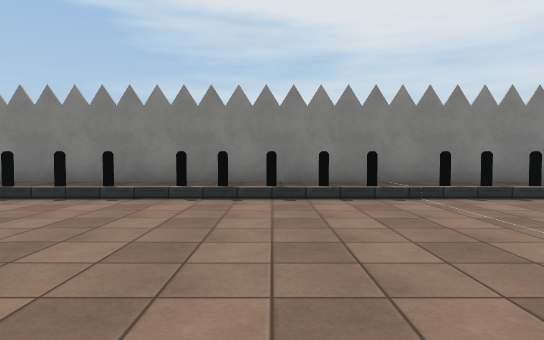
view 1 (above)

24 first-person views from a walk through a 3-D level made in the Unity game engine. The camera is 1.2 m above the floor, tilts 2° down and sees 75° across. The floor is counted in squares, 2 m on a side. Each view is taken from the middle of a square. On the plan, view 1 faces up. The plan holds only what a view shows up to about 10 squares ahead; the rest is blank. The place goes on beyond the plan. Surface patterns are stand-ins for the level's own textures.

view 2
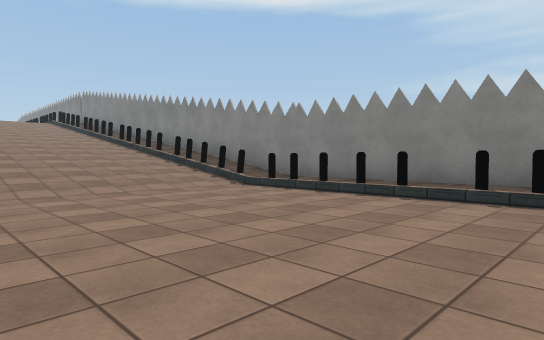

view 3
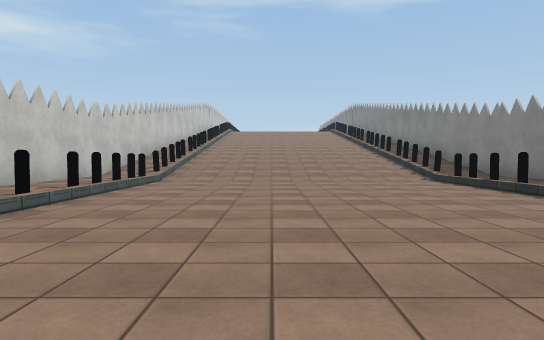

view 4
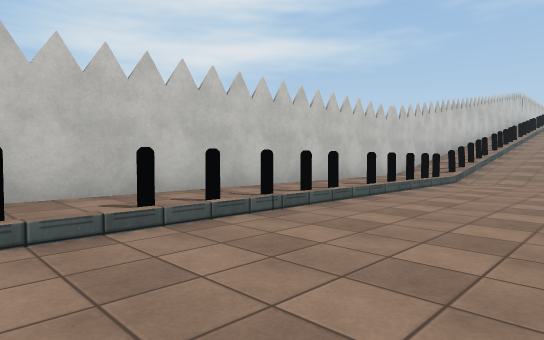

view 5
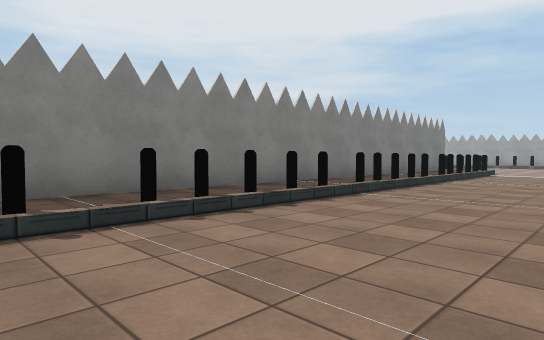

view 6
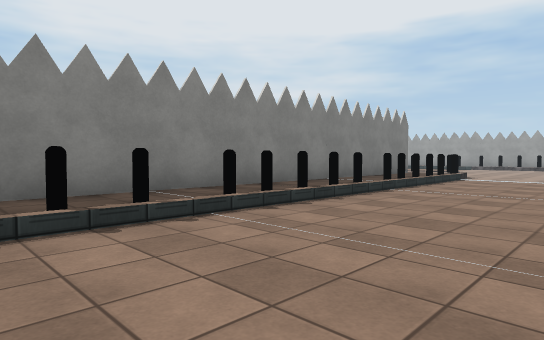

view 7
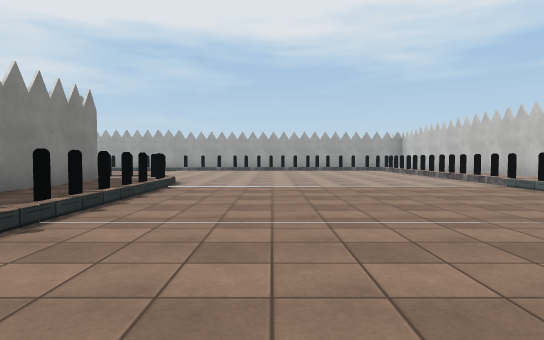

view 8
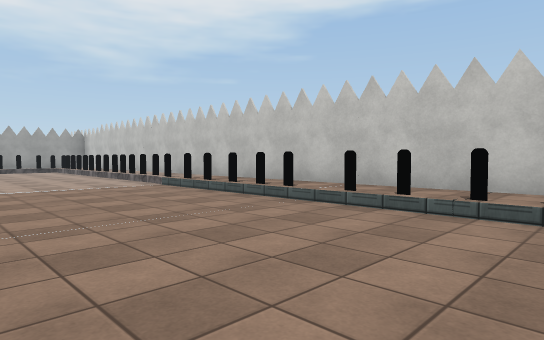

view 9
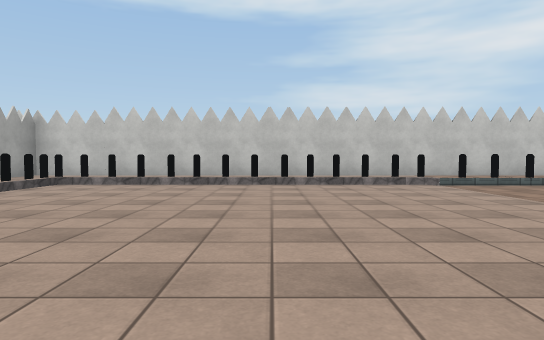

view 10
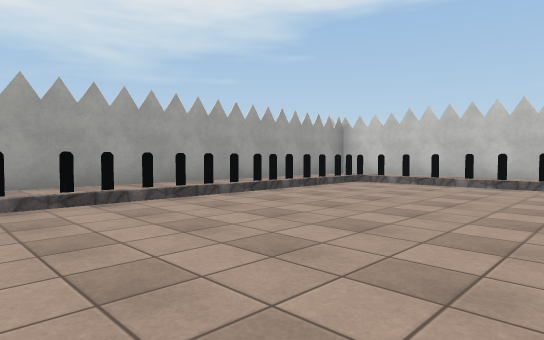

view 11
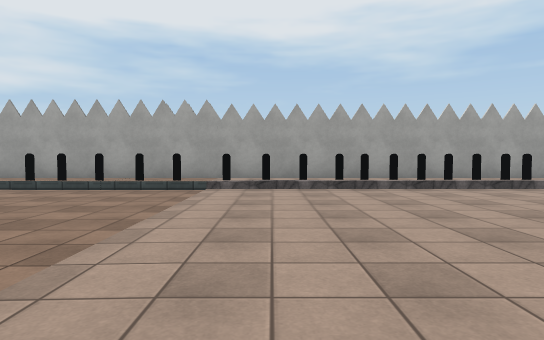

view 12
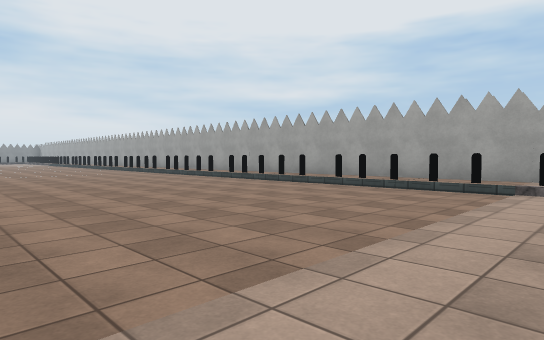

view 13
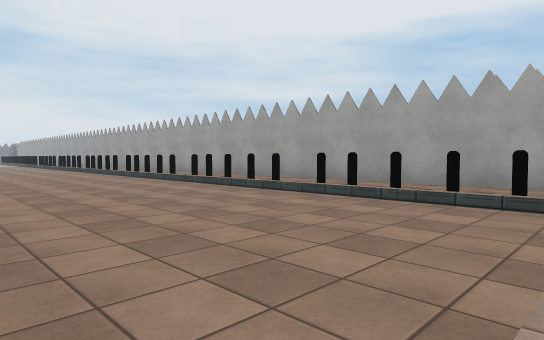

view 14
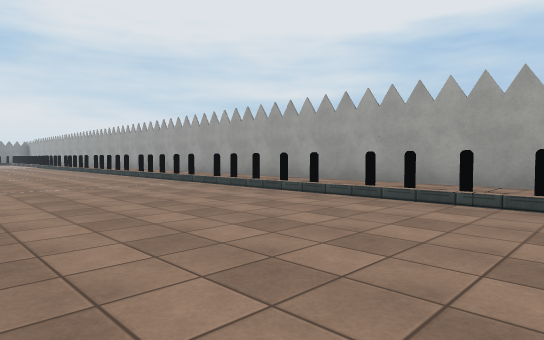

view 15
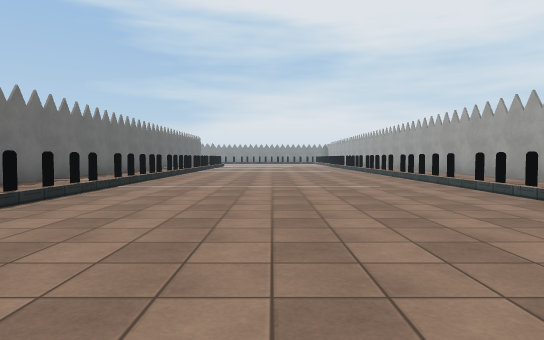

view 16
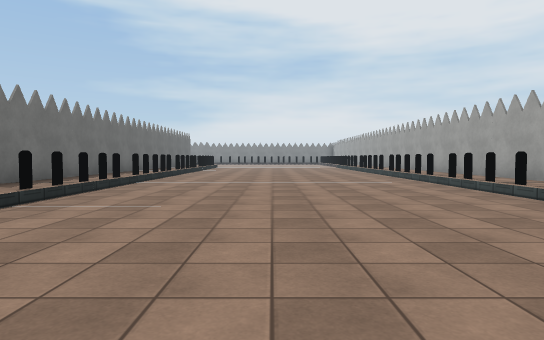

view 17
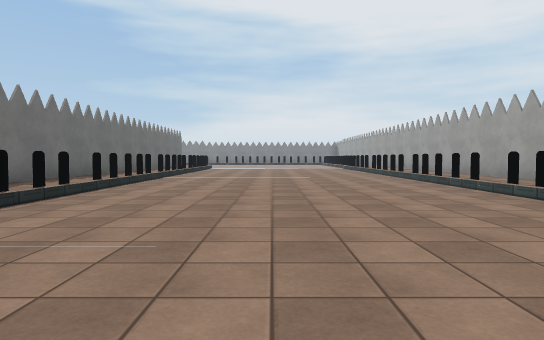

view 18
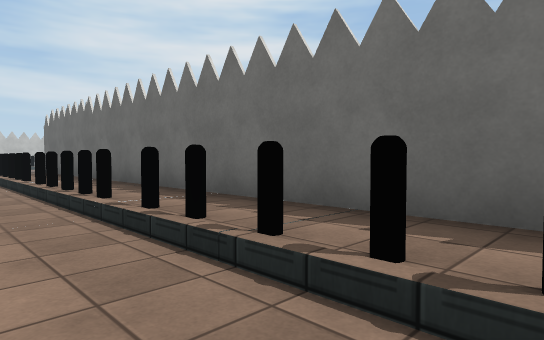

view 19
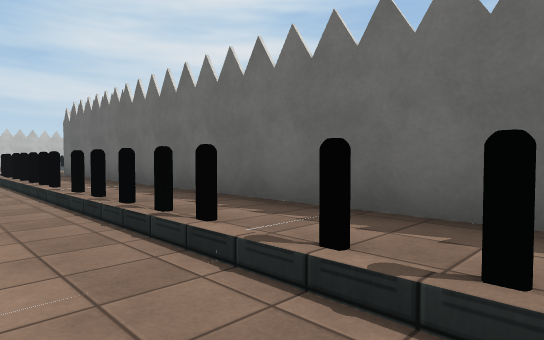

view 20
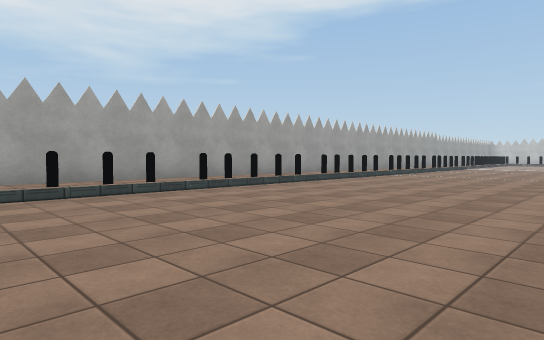

view 21
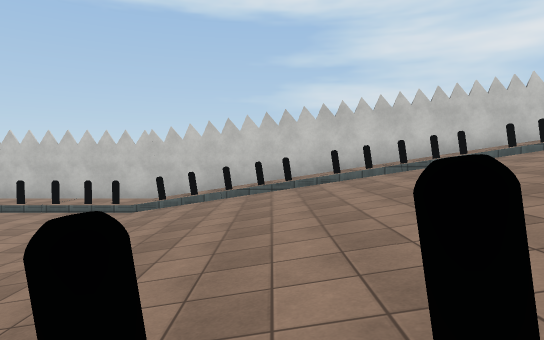

view 22
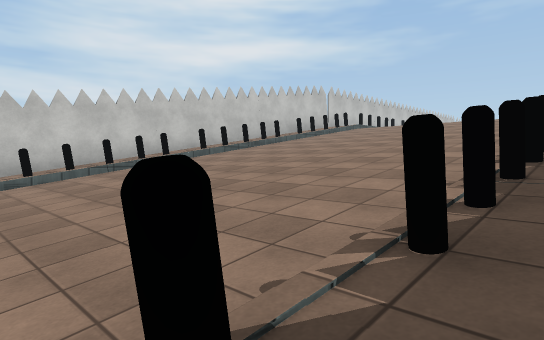

view 23
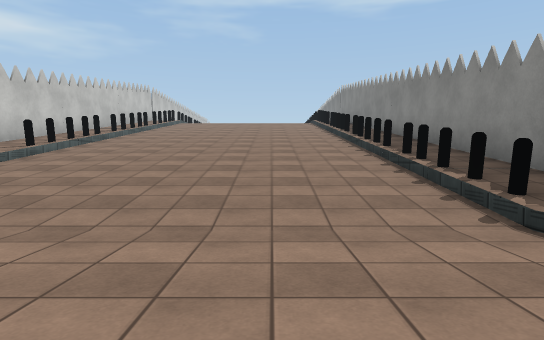

view 24
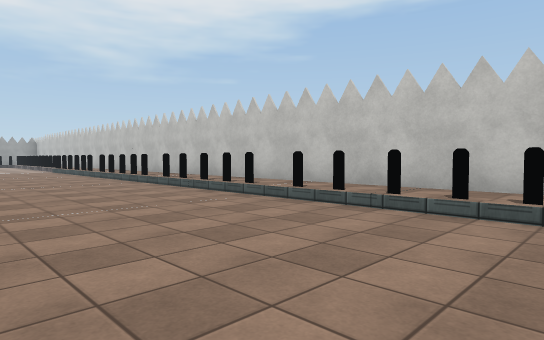

### Floor plan
Key: @ floor where view 1 was taken; # wall or solid block; x gap in a wall; . main floor; : floor 0.25 m higher than the main floor; / step, stairs or slope; = window, fence, low wall or low ledge.
Columns run from 13 left of view 1 to 25 right of it. Each row starts with its distance up from view 1.
 27                            # .......: #
 26                            #:.......::#
 25                            #:.......#:#
 24                            #:.......::#
 23                            #:.......::#
 22                            #:.......#:#
 21                            #:.......::#
 20                            #:.......::#
 19                            #:.......::#
 18                            #:x......::#
 17                            #:.......x:#
 16                            #:.......::#
 15                            #:.......::#
 14                            #:x......#:#
 13                            #:.......::#
 12                            #:.......::#
 11                            #:.......::#
 10                            #:x......::#
  9                            #:x......#:#
  8                            #:x......::#
  7 ############################:#......::#
  6 ///////:::::::::::::::::::::#/......::#
  5 x#///#//#..x#..x...x...x#xxx#.......::#
  4 ///////.............................x:#
  3 ///////.............................x:#
  2 ///////.............................x:#
  1 ///////.............................x:#
  0 ///////......@......................#:#
 -1 ///////.............................::#
 -2 //#//#//#:#:x:#:x:#/#:::x:::x:=/#/#/#:#
 -3 ///////:::::::::::::::::::::::::::::::#
 -4 ######################################

Positions as (right, up) in squares from view 1, and headings:
1: (0, 0), facing up
2: (0, 0), facing up-left
3: (3, 1), facing left
4: (3, 1), facing down-left
5: (1, 2), facing up-right
6: (4, 2), facing up-right
7: (7, 3), facing right
8: (7, 2), facing down-right
9: (18, 6), facing down
10: (18, 6), facing down-right
11: (16, 6), facing right
12: (16, 6), facing up-right
13: (18, 7), facing up-right
14: (18, 12), facing up-right
15: (19, 12), facing up
16: (19, 15), facing up
17: (19, 17), facing up
18: (17, 19), facing down-left
19: (17, 17), facing down-left
20: (17, 27), facing down-right
21: (-9, 6), facing down
22: (-9, 6), facing down-left
23: (-3, 3), facing left
24: (-2, 2), facing down-right
